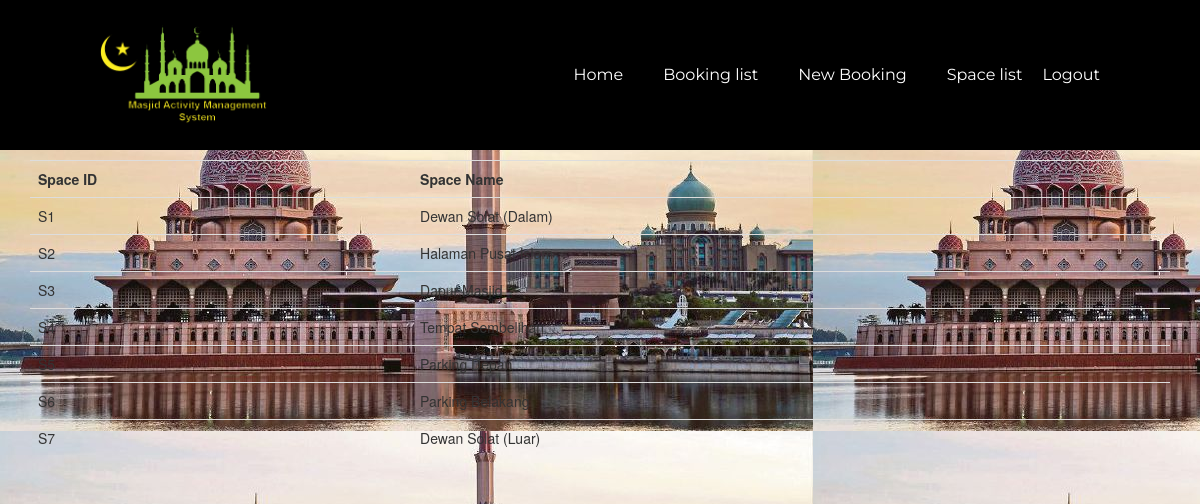
The page /list_space on the database its author committed.
### tables this page shows
CREATE TABLE "space" (
	"space_id"	TEXT NOT NULL UNIQUE,
	"space_name"	TEXT NOT NULL,
	PRIMARY KEY("space_id")
);

### app.py (the view)
@app.route('/list_space') #localhost:5000
def lspace():
    rows=list_space()
    return render_template('list_space.html', rows=rows)

### model.py (called while the page is built)
def list_space():
  with sql.connect(connect_db) as db:
    qry = 'select * from space'
    result=db.execute(qry)
    return(result)

### templates/list_space.html
{% extends "homepage.html" %}
{% block content %}
<table class="table">
<tr>
<th>Space ID</th>
<th>Space Name </th>
</tr>
{% for row in rows %}
 <tr>
   <td>{{row[0]}}</td>
   <td>{{row[1]}}</td>
 </tr>
{% endfor %}
</table>
{% endblock %}

### static/css/style.css (style rules this page uses)
* { padding: 0; margin: 0; list-style: none; text-decoration: none; }
body { background-image: url("masjid.jpg"); }

### rows shown on the page
space: space_id "S1", space_name "Dewan Solat (Dalam)"
space: space_id "S2", space_name "Halaman Pusat Islam"
space: space_id "S3", space_name "Dapur Masjid"
space: space_id "S4", space_name "Tempat Sembelihan"
space: space_id "S5", space_name "Parking Depan"
space: space_id "S6", space_name "Parking Belakang"
space: space_id "S7", space_name "Dewan Solat (Luar)"
